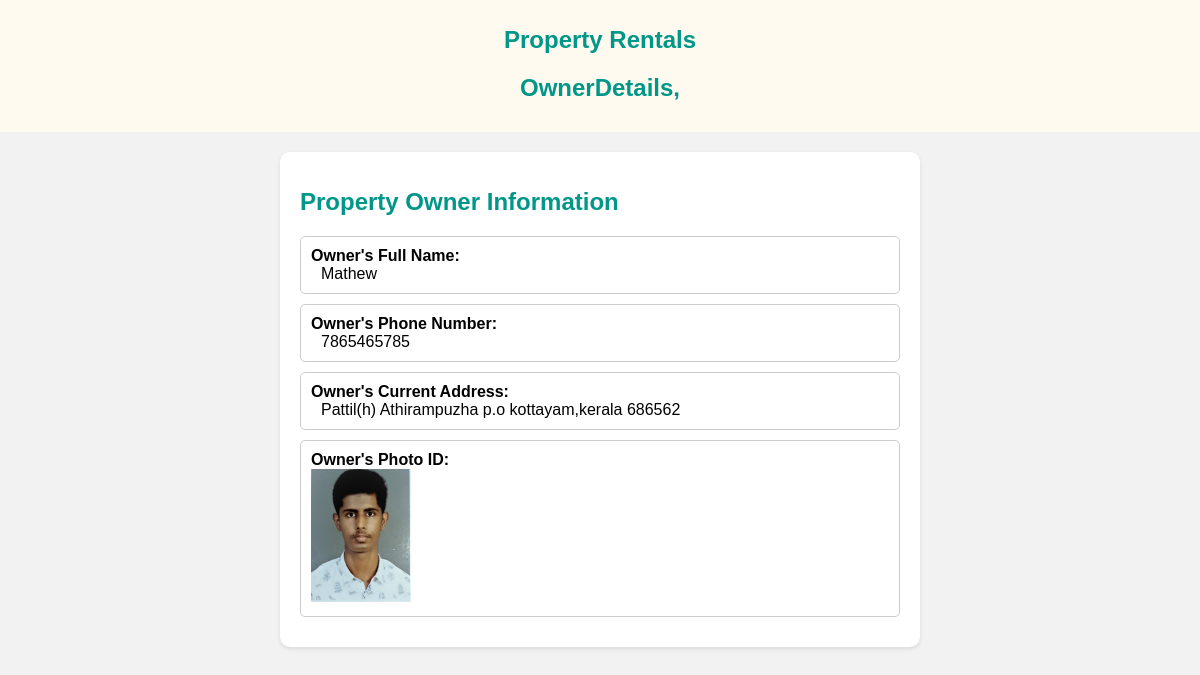
The page /ownerinfo/8/ on the database as committed earlier.
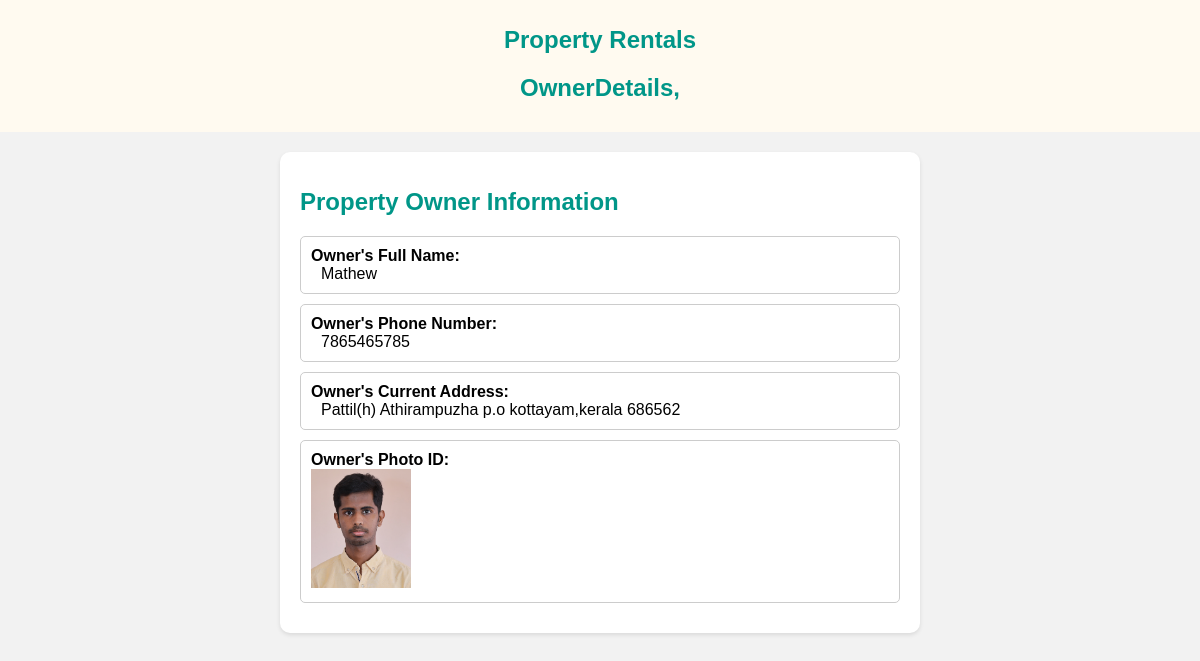
The same page on the database as committed later.
### rental/models.py (models this page shows, shortened)
class UserProfile(models.Model):
    user = models.OneToOneField(get_user_model(), on_delete=models.CASCADE)
    full_name = models.CharField(max_length=255, null=True, blank=True)
    date_of_birth = models.DateField(null=True, blank=True)
    gender = models.CharField(max_length=10, null=True, blank=True)
    phone_number = models.CharField(max_length=15, null=True, blank=True)
    current_address = models.CharField(max_length=255, null=True, blank=True)
    photo_id = models.FileField(upload_to='photo_ids/', null=True, blank=True)

### rental/views.py (the view)
# urls.py: path('ownerinfo/<int:property_id>/', views.ownerinfo, name='ownerinfo'),
def ownerinfo(request, property_id):
    property = get_object_or_404(Property, pk=property_id)
    owner_profile = UserProfile.objects.get(user=property.property_owner)
    context = {
        "property": property,
        "owner_profile": owner_profile,
    }
    return render(request, "ownerinfo.html", context)

### templates/ownerinfo.html (shortened to what this page needs)
{% load static %}
<!DOCTYPE html>
<html lang="en">
<head>
</head>
<body>
    <header>
        <h1>Property Rentals</h1>
        <h2>OwnerDetails, {{ request.session.username }}</h2>
    </header>
    <div class="container">
        <h1>Property Owner Information</h1>
        <div class="user-details">
            <div class="label">Owner's Full Name:</div>
            <div class="value">{{ owner_profile.full_name }}</div>
        </div>
        <div class="user-details">
            <div class="label">Owner's Phone Number:</div>
            <div class="value">{{ owner_profile.phone_number }}</div>
        </div>
        <div class="user-details">
            <div class="label">Owner's Current Address:</div>
            <div class="value">{{ owner_profile.current_address }}</div>
        </div>
        <div class="user-details">
            <div class="label">Owner's Photo ID:</div>
            {% if owner_profile.photo_id %}
                <img src="{{ owner_profile.photo_id.url }}" alt="Owner's Photo ID" class="photo">
            {% else %}
                No Photo ID uploaded.
            {% endif %}
        </div>
    </div>
</body>
</html>

Rows that differ between the two databases and show on the page:
changed UserProfile "Mathew": photo_id: a different picture
